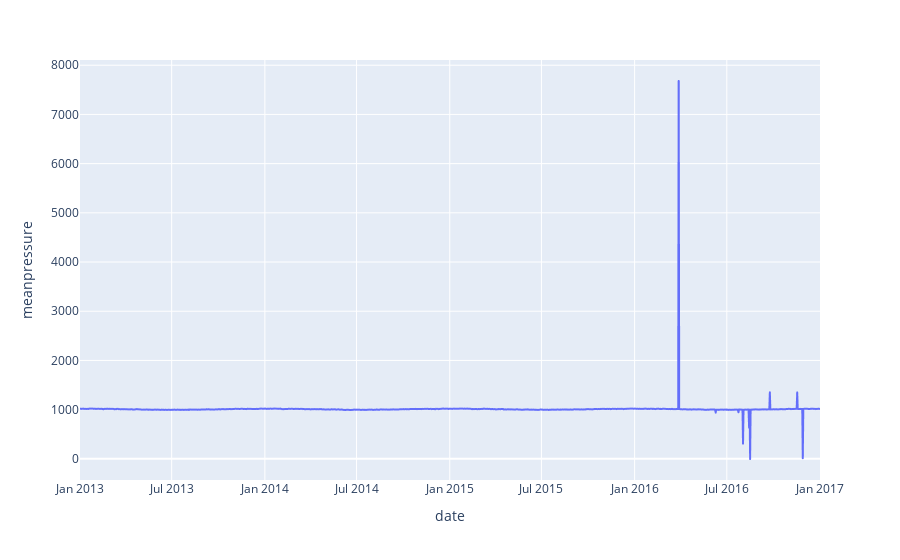

Notebook source saved alongside this figure:
### Markdown cell above
### Removing Outliers

### Code cell
fig = px.line(df, y='meanpressure')
fig.show()

### Figure 1 — Plotly figure (JSON) as saved in the notebook; plotly's stock layout.template omitted (floating-point values rounded to 4 significant figures; data arrays with more than 128 entries replaced by an {"elided": "..."} marker saying what was removed)
{"data": [{"hovertemplate": "date=%{x}<br>meanpressure=%{y}<extra></extra>", "legendgroup": "", "line": {"color": "#636efa", "dash": "solid"}, "marker": {"symbol": "circle"}, "mode": "lines", "name": "", "showlegend": false, "type": "scattergl", "x": {"elided": "1462 str values"}, "xaxis": "x", "y": {"elided": "1462 float values"}, "yaxis": "y"}], "layout": {"legend": {"tracegroupgap": 0}, "margin": {"t": 60}, "xaxis": {"anchor": "y", "domain": [0, 1], "title": {"text": "date"}}, "yaxis": {"anchor": "x", "domain": [0, 1], "title": {"text": "meanpressure"}}}}
